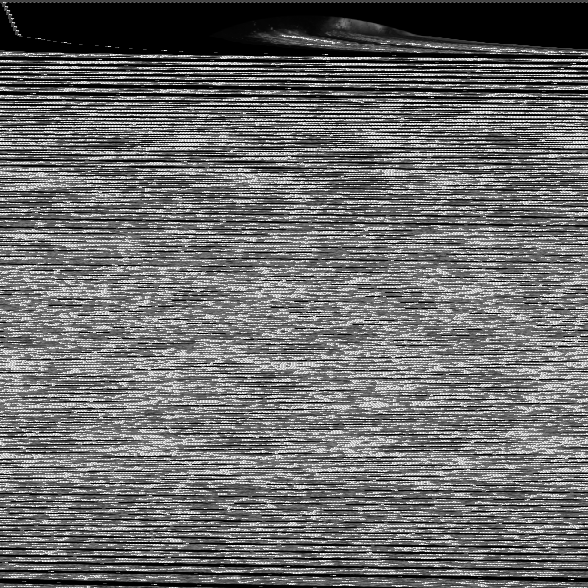
#> input picture coraltest.pgm, 588 x 588 px, found by its file name
$ python canny_python.py
#> lines starting #> are read from the running program, lines starting #| are printed output that depends on the picture; after the words box and inside, x2 and y2 are one past the last pixel; in counts of white or black regions, pixels touching at a corner belong together
#> further down, image is the input picture: shape (588, 588); min 0, max 239, mean 105.7
#canny edge detection

import cv2
import numpy as np

def canny_edge_detection(image):
    gray = image


    # blur
    blurred = cv2.GaussianBlur(gray, (7,7), 3)
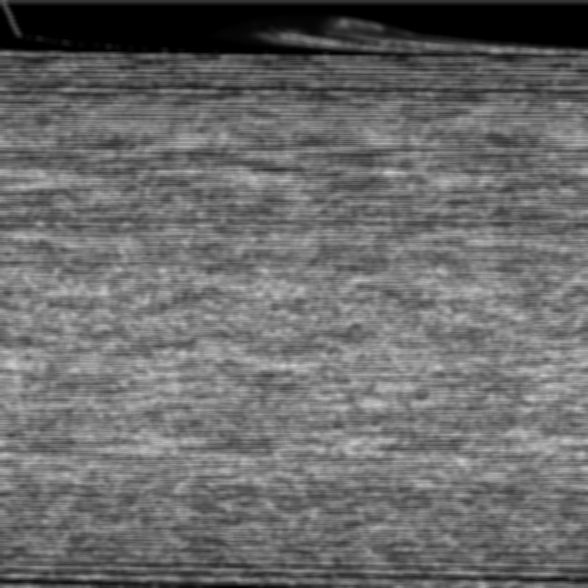
#> blurred: shape (588, 588); min 0, max 205, mean 105.7
    #binary thresholding
    _, binary = cv2.threshold(blurred, 70, 255, cv2.THRESH_BINARY)
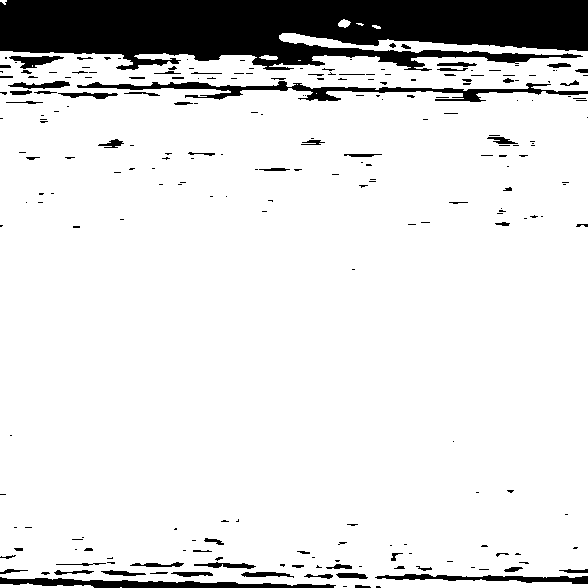
#> binary: shape (588, 588); 87.5% white; 234 black regions (162 under 20 px), largest, box (x1, y1, x2, y2) and area: (0, 0, 588, 71) 31940, (77, 81, 588, 102) 2829, (0, 577, 336, 588) 1848
    cv2.imshow("Preprocessed", binary)
    cv2.waitKey(0)
    cv2.destroyAllWindows()

    edges = cv2.Canny(binary, 30,90)
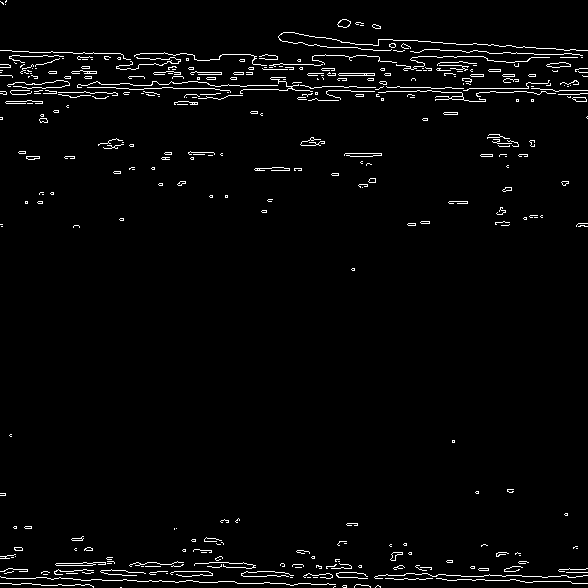
#> edges: shape (588, 588); 2.6% white in thin lines or dots

    #show image
    cv2.imshow("Edges", edges)
    cv2.waitKey(0)
    cv2.destroyAllWindows()

if __name__ == "__main__":
    image = cv2.imread("coraltest.pgm", cv2.IMREAD_UNCHANGED)
    if image is None:
        print("Error: Could not load image.pgm")
        exit(1)

    edges = canny_edge_detection(image)

$ run again, with image.pgm copied over coraltest.pgm
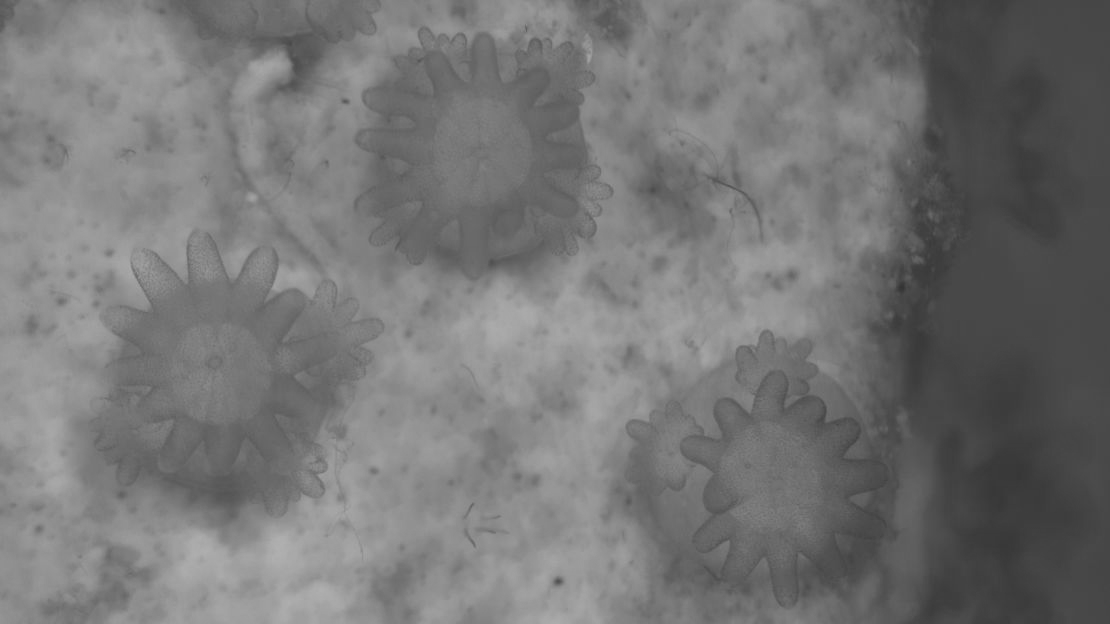
#> input picture image.pgm, 1110 x 624 px, found by its file name
#> image is the input picture: shape (624, 1110); min 51, max 176, mean 117.4
#> in canny_edge_detection, `_, binary = cv2.threshold(blurred, 70, 255, cv2.THRESH_BINARY)`:
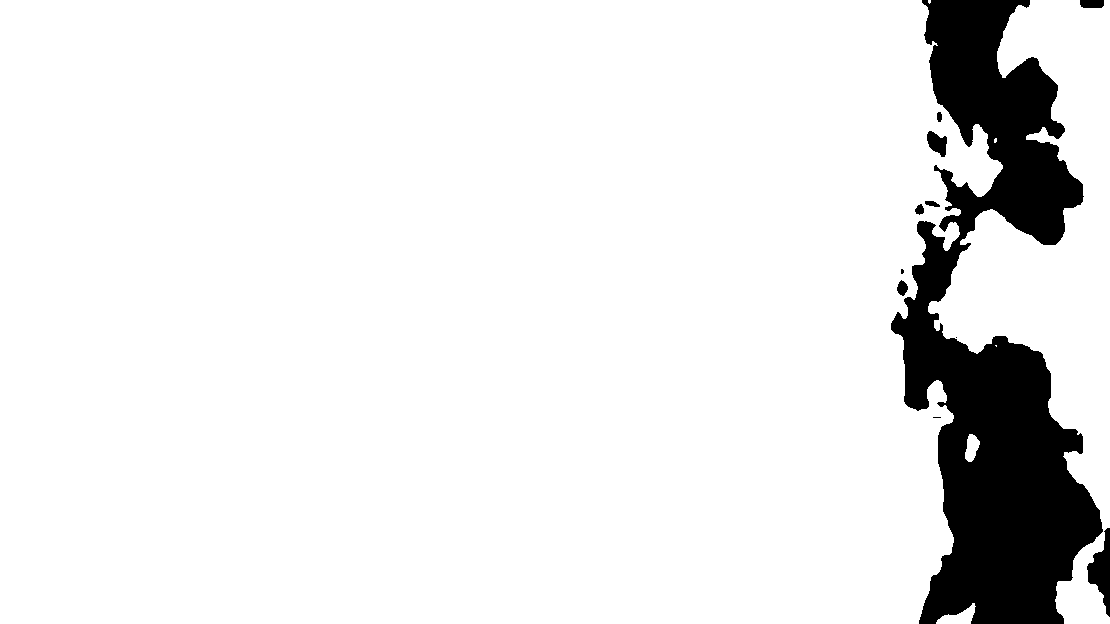
#> binary: shape (624, 1110); 90.7% white; 11 black regions (3 under 20 px), largest, box (x1, y1, x2, y2) and area: (891, 0, 1103, 624) 62915, (1087, 528, 1110, 617) 998, (927, 131, 947, 157) 333
#> in canny_edge_detection, `edges = cv2.Canny(binary, 30,90)`:
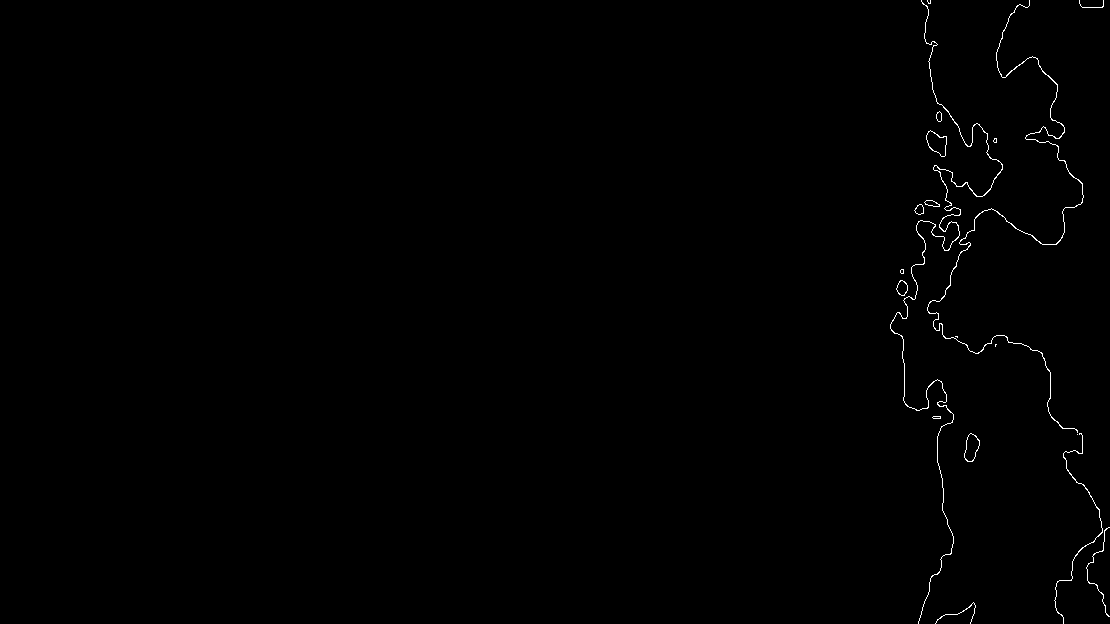
#> edges: shape (624, 1110); 0.44% white in thin lines or dots, all inside (x1, y1, x2, y2) = (890, 0, 1110, 624)
